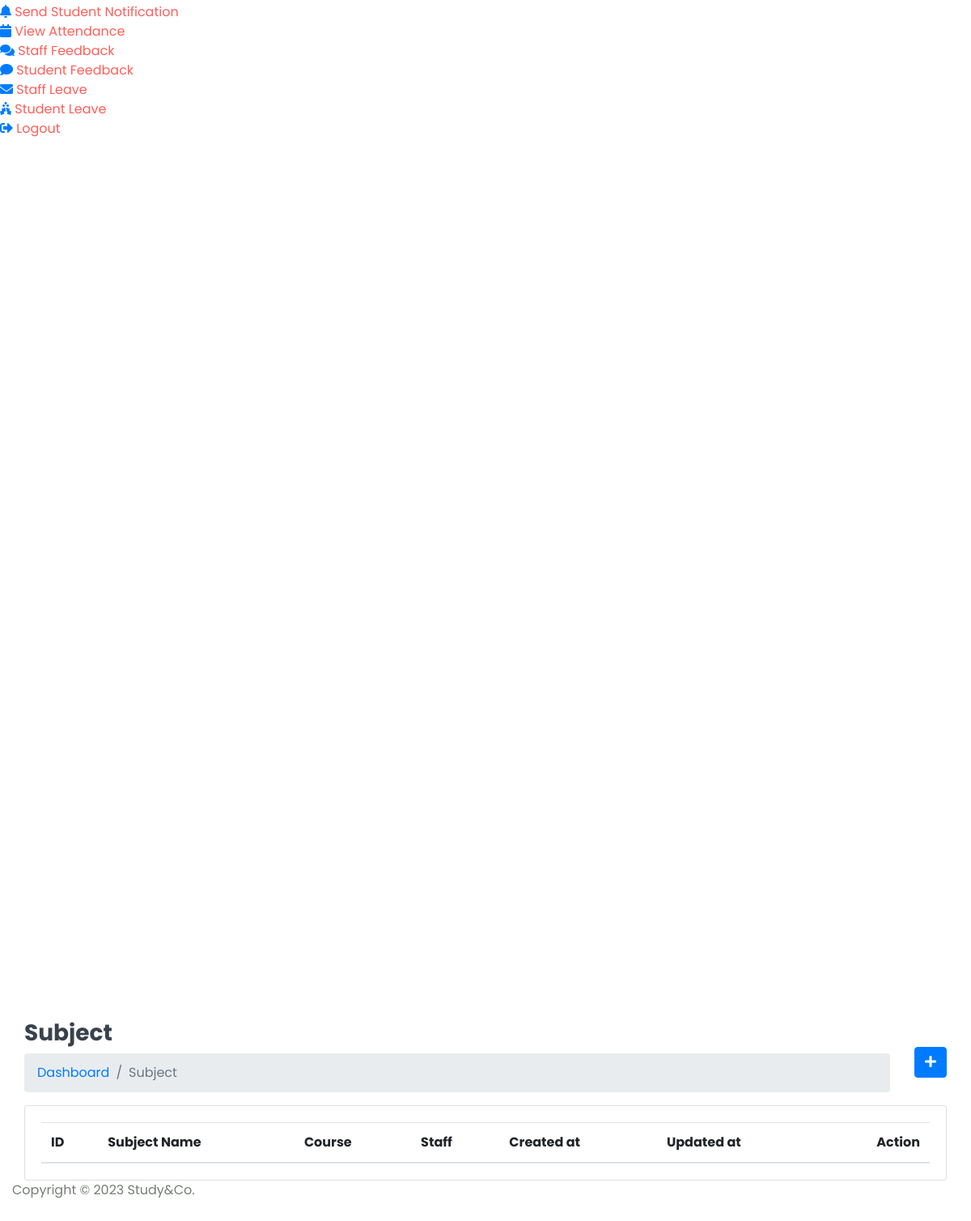
The app's page /Hod/Subject/View (signed in, lower part), older data.
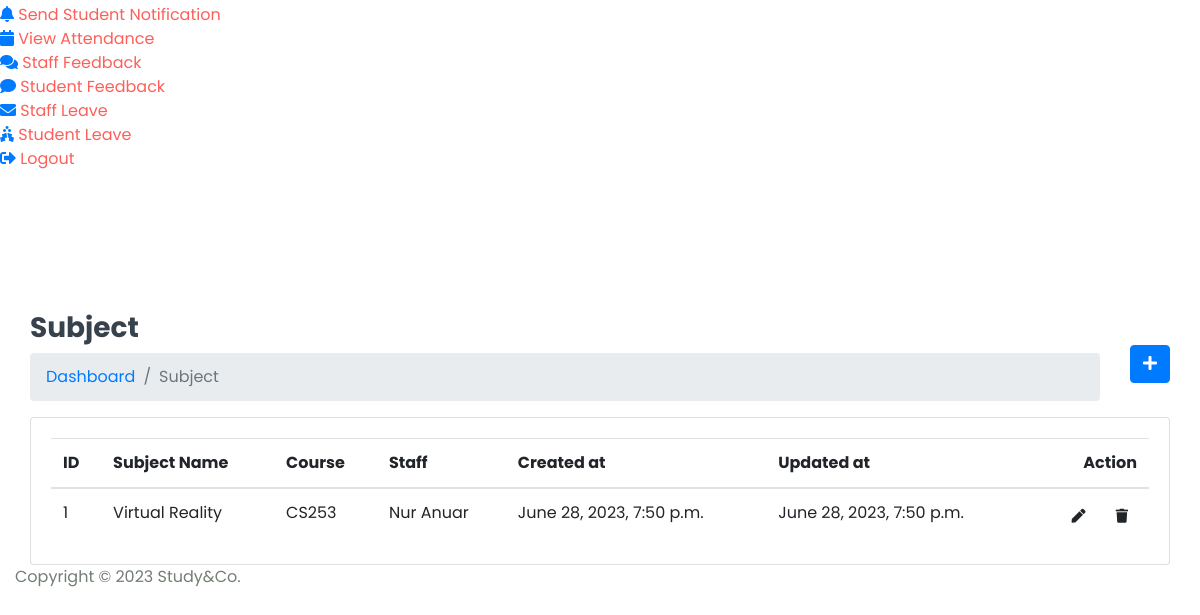
The same page, newer data.
### eduflexApp/models.py (models this page shows, shortened)
class Subject(models.Model):
    name = models.CharField(max_length=100)
    course = models.ForeignKey(Course,on_delete=models.CASCADE)
    staff = models.ForeignKey(Staff,on_delete=models.CASCADE)
    created_at = models.DateTimeField(auto_now_add=True,null = True)
    updated_at = models.DateTimeField(auto_now=True)

class Course(models.Model):
    name = models.CharField(max_length=100)
    created_at = models.DateTimeField(auto_now_add=True)
    updated_at = models.DateTimeField(auto_now=True)
    def __str__(self):
        return self.name

class Staff(models.Model):
    admin = models.OneToOneField(CustomUser,on_delete=models.CASCADE)
    address = models.TextField()
    gender = models.CharField(max_length=100)
    created_at = models.DateTimeField(auto_now_add=True)
    updated_at = models.DateTimeField(auto_now=True)

class CustomUser(AbstractUser):
    USER = (
        (1,'HOD'),
        (2,'STAFF'),
        (3,'STUDENT'),
    )
    user_type = models.CharField(choices=USER,max_length=50,default=1)
    profile_pic = models.ImageField(upload_to='media/profile_pic')

### eduflex/Hod_Views.py (the view)
# urls.py: path('Hod/Subject/View',Hod_Views.VIEW_SUBJECT,name='view_subject'),
@login_required(login_url='login/')
def VIEW_SUBJECT(request):
    subject = Subject.objects.all()
    context = {
        'subject':subject,
    }
    return render(request,'Hod/view_subject.html',context)

### eduflexApp/templates/Hod/view_subject.html (shortened to what this page needs)
{% extends 'base.html' %} {% block content %}
<div class="content container-fluid">
  <div class="page-header">
    <div class="row align-items-center">
      <div class="col">
        <h3 class="page-title">Subject</h3>
        <ul class="breadcrumb">
          <li class="breadcrumb-item"><a href="index.html">Dashboard</a></li>
          <li class="breadcrumb-item active">Subject</li>
        </ul>
      </div>
      <div class="col-auto text-right float-right ml-auto">
        <a href="{% url 'add_subject' %}" class="btn btn-primary"
          ><i class="fas fa-plus"></i
        ></a>
      </div>
    </div>
  </div>
  <div class="row">
    <div class="col-sm-12">
      <div class="card card-table">
        <div class="card-body">
          <div class="table-responsive">
            <table id="table_id" class="table table-hover table-center mb-0">
              <thead>
                <tr>
                  <th>ID</th>
                  <th>Subject Name</th>
                  <th>Course</th>
                  <th>Staff</th>
                  <th>Created at</th>
                  <th>Updated at</th>
                  <th class="text-right">Action</th>
                </tr>
              </thead>
              <tbody>
                {% for i in subject %}
                <tr>
                  <td>{{i.id}}</td>
                  <td>{{i.name}}</td>
                  <td>{{i.course}}</td>
                  <td>
                    {{i.staff.admin.first_name}} {{i.staff.admin.last_name}}
                  </td>
                  <td>{{i.created_at}}</td>
                  <td>{{i.updated_at}}</td>
                  <td class="text-right">
                    <div class="actions">
                      <a
                        href="{% url 'edit_subject' i.id %}"
                        class="btn btn-sm bg-success-light mr-2"
                      >
                        <i class="fas fa-pen"></i>
                      </a>
                      <a
                        href="{% url 'delete_subject' i.id %}"
                        onclick="return confirm('Are you sure to delete?');"
                        class="btn btn-sm bg-danger-light"
                      >
                        <i class="fas fa-trash"></i>
                      </a>
                    </div>
                  </td>
                </tr>
                {% endfor %}
              </tbody>
            </table>
          </div>
        </div>
      </div>
    </div>
  </div>
</div>
{% endblock content %}

### eduflexApp/templates/base.html (shortened to what this page needs)
{% load static %}
<!DOCTYPE html>
<html lang="en">
  <head>
    <link
      rel="stylesheet"
      href="{% static 'assets/plugins/bootstrap/css/bootstrap.min.css' %}"
    />
    <link
      rel="stylesheet"
      href="{% static 'assets/plugins/fontawesome/css/fontawesome.min.css' %}"
    />
    <link
      rel="stylesheet"
      href="{% static 'assets/plugins/fontawesome/css/all.min.css' %}"
    />
    <link rel="stylesheet" href="{% static 'assets/css/style.css' %}" />
    <link rel="stylesheet" href="{% static 'assets/plugins/datatables/datatables.min.css' %}">
  </head>
  <body>
    <div class="main-wrapper">
      {% include 'includes/header.html' %} {% include 'includes/sidebar.html' %}
      <div class="page-wrapper">
        <div class="content container-fluid">
         {% block content %}{% endblock content %}
          {% include 'includes/footer.html' %}
         </div>
    </div>
  </body>
</html>

### eduflexApp/templates/includes/header.html (shortened to what this page needs)
{% load static %}

### eduflexApp/templates/includes/sidebar.html (shortened to what this page needs)
<div class="sidebar" id="sidebar">
  <div class="sidebar-inner slimscroll">
    <div id="sidebar-menu" class="sidebar-menu">
      {% if user.user_type == '1' %}
      <ul>
        <li>
          <a href="{% url 'student_send_notification' %}"
            ><i class="fa fa-bell"></i> <span>Send Student Notification</span></a
          >
        </li>
        <li>
          <a href="{% url 'view_attendance' %}"
            ><i class="fa fa-calendar"></i> <span>View Attendance</span></a
          >
        </li>
        <li>
          <a href="{% url 'staff_feedback_reply' %}"
            ><i class="fas fa-comments"></i> <span>Staff Feedback</span></a
          >
        </li>
        <li>
          <a href="{% url 'get_student_feedback' %}"
            ><i class="fas fa-comment"></i> <span>Student Feedback</span></a
          >
        </li>
        <li>
          <a href="{% url 'staff_leave_view' %}"
            ><i class="fas fa-envelope"></i> <span>Staff Leave</span></a
          >
        </li>
        <li>
          <a href="{% url 'student_leave_view' %}"
            ><i class="fas fa-holly-berry"></i> <span>Student Leave</span></a
          >
        </li>
        <li>
          <a href="{% url 'logout' %}"
            ><i class="fa fa-sign-out-alt"></i> <span>Logout</span></a
          >
        </li>
      </ul>
      {% endif %}
    </div>
  </div>
</div>

### eduflexApp/templates/includes/footer.html
<footer>
  <p>Copyright © 2023 Study&Co.</p>
</footer>

### eduflexApp/static/assets2/css/style.css (style rules this page uses)
body { font-family: 'Poppins', sans-serif; font-style: normal; color: #747e74; overflow-x: hidden; }
* { margin: 0; padding: 0; box-sizing: border-box; }
ul { margin: 0; padding: 0; list-style-type: none; }
a { text-decoration: none; display: inline-block; }
h1, h3, h4 { font-family: 'Poppins', sans-serif; font-weight: 700; color: #38424d; }
h3 { font-size: 28px; }
p { font-size: 16px; font-weight: 400; line-height: 24px; color: #747e74; margin: 0; }

Row changes from the older to the newer data that the page shows:
added Subject: id "1", name "Virtual Reality", course "CS253", staff.admin.first_name "Nur", staff.admin.last_name "Anuar", created_at "June 28, 2023, 7:50 p.m.", updated_at "June 28, 2023, 7:50 p.m."
